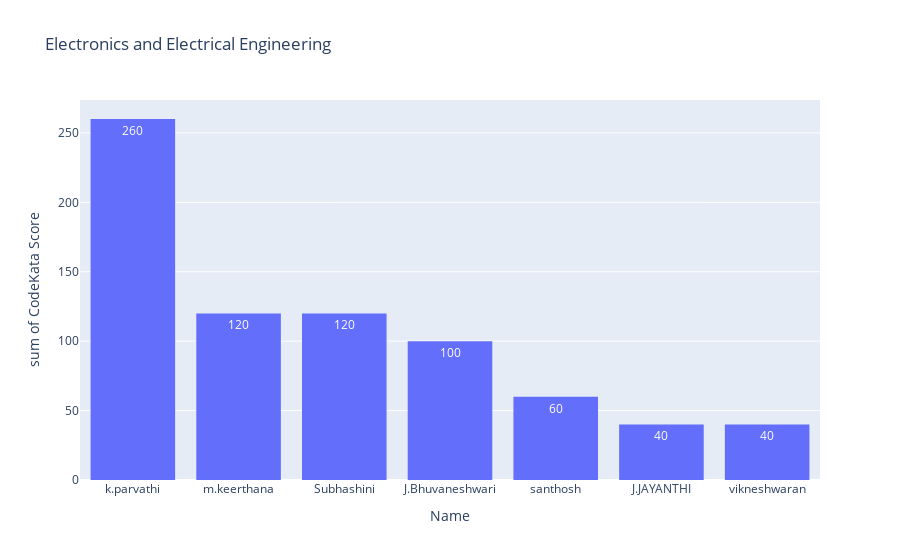

Notebook cell for this chart:
### Code cell
eee=final.loc[final['Department'] =='Electronics and Electrical Engineering']
eee.sort_values(by='CodeKata Score',ascending=False)
fig = px.histogram(eee.head(10), x="Name",y="CodeKata Score",text_auto=True,title="Electronics and Electrical Engineering")
fig.show()

### Figure 1 — Plotly figure (JSON) as saved in the notebook; plotly's stock layout.template omitted (floating-point values rounded to 4 significant figures)
{"data": [{"alignmentgroup": "True", "bingroup": "x", "histfunc": "sum", "hovertemplate": "Name=%{x}<br>sum of CodeKata Score=%{y}<extra></extra>", "legendgroup": "", "marker": {"color": "#636efa", "pattern": {"shape": ""}}, "name": "", "offsetgroup": "", "orientation": "v", "showlegend": false, "texttemplate": "%{value}", "type": "histogram", "x": ["k.parvathi", "m.keerthana", "Subhashini", "J.Bhuvaneshwari", "santhosh", "J.JAYANTHI", "vikneshwaran", "KarthikeyanS", "BARATH.P", "N.Ajith kumar"], "xaxis": "x", "y": [260, 120, 120, 100, 60, 40, 40, 0, 0, 0], "yaxis": "y"}], "layout": {"barmode": "relative", "legend": {"tracegroupgap": 0}, "title": {"text": "Electronics and Electrical Engineering"}, "xaxis": {"anchor": "y", "domain": [0, 1], "title": {"text": "Name"}}, "yaxis": {"anchor": "x", "domain": [0, 1], "title": {"text": "sum of CodeKata Score"}}}}
